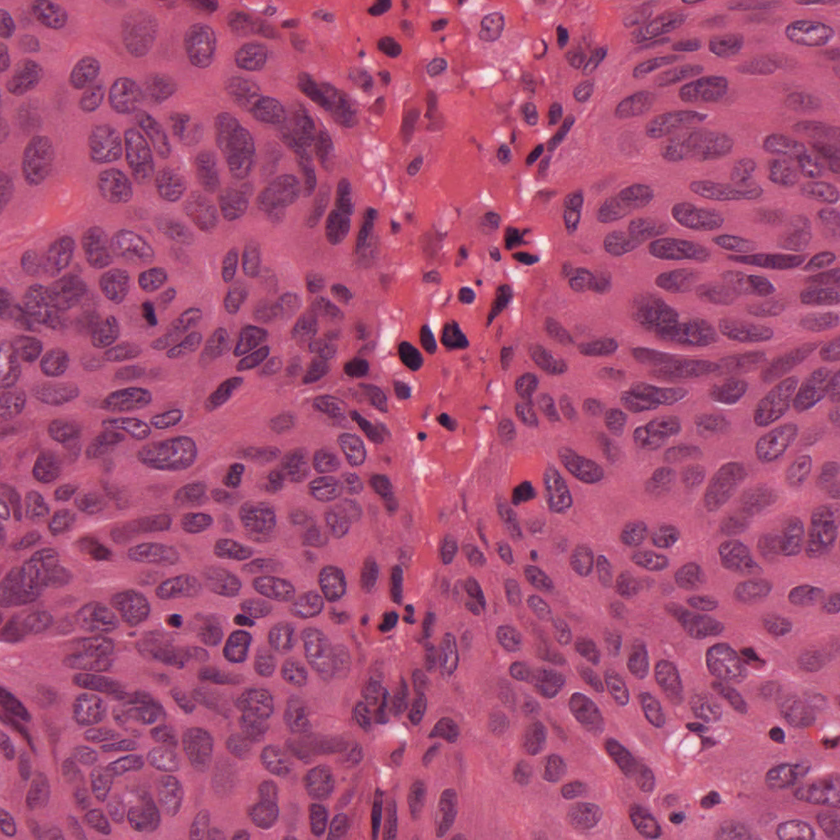
#> input picture assignment-2-gh0stadian-main/Data Povid 2 cviko/Histology nuclei/TCGA-18-5592-01Z-00-DX1.tif, 840 x 840 px, shrunk from 1000 x 1000 before the run
$ python -i localizator_utils.py   (imports and definitions only)
#> lines starting #> are read from the running program, lines starting #| are printed output that depends on the picture
import cv2
import numpy as np

# For Harris corner detector we opted to use a block size of 2 (blockSize=2), which means the size of the pixels
# to look at corner detection and a ksize of 3 (ksize=3) to use a 3x3 kernel for the Sobel operator.
# We also used a k=0.04 to detect as most corners as possible
def get_haris_kp_img(rgb_image):
    image = rgb_image.copy()
    gray_image = cv2.cvtColor(image, cv2.COLOR_RGB2GRAY)
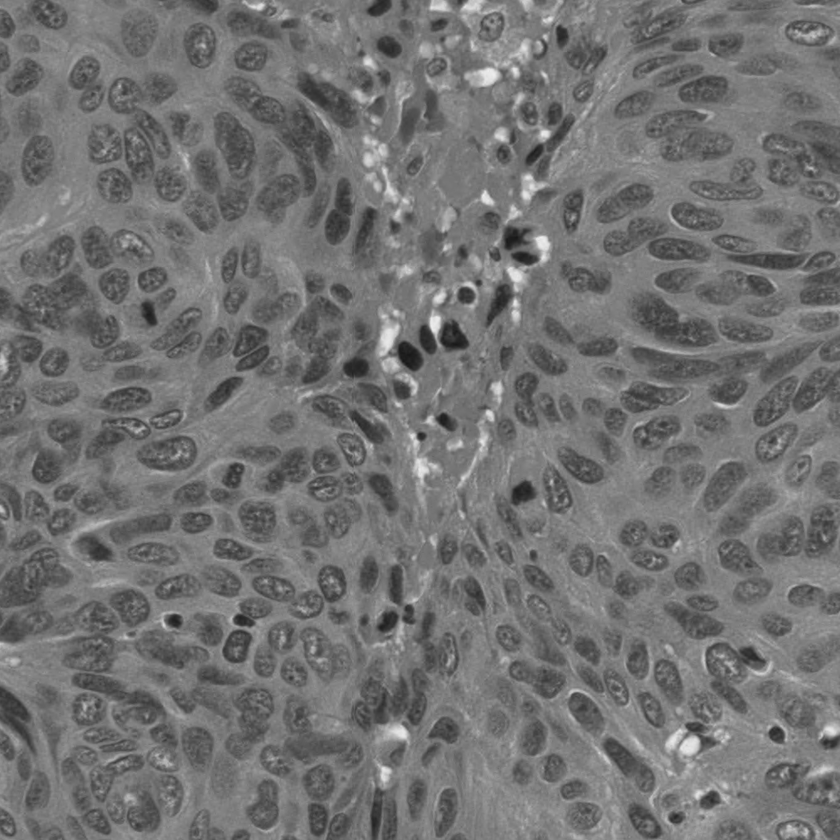
#> gray_image: shape (840, 840); min 24, max 237, mean 114.1
    gray_image = np.float32(gray_image)

    dst = cv2.cornerHarris(gray_image, blockSize=2, ksize=3, k=0.04)

    # dilate to mark the corners
    dst = cv2.dilate(dst, None)
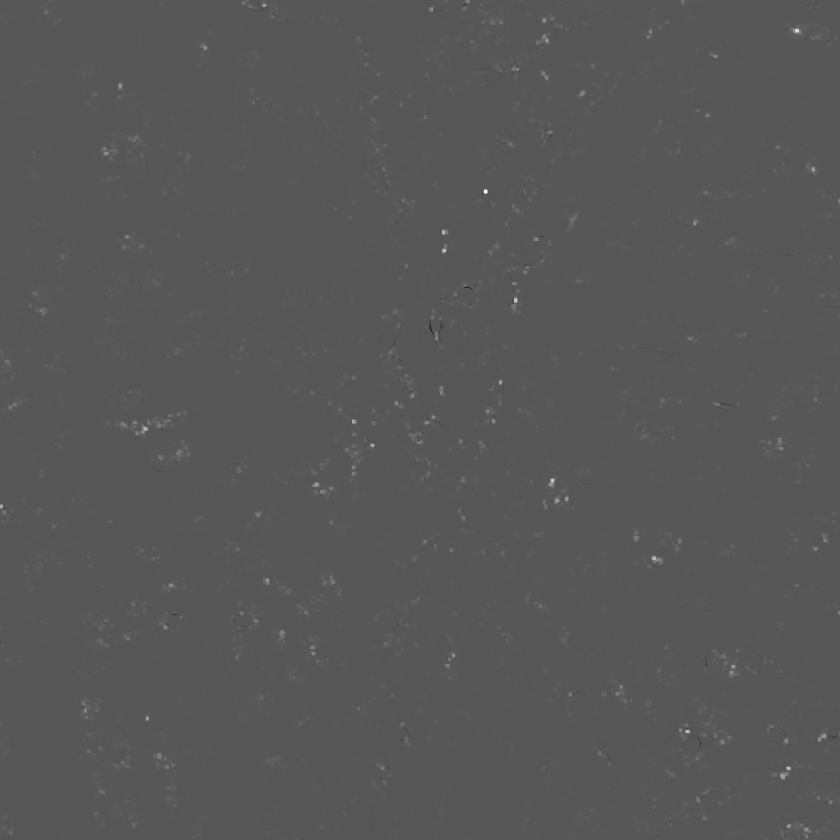
#> dst: shape (840, 840) float32; min -654733.9, max 1273008.2, mean 5445.9; drawn with min black and max white
    image[dst > 0.01 * dst.max()] = [0, 255, 0]
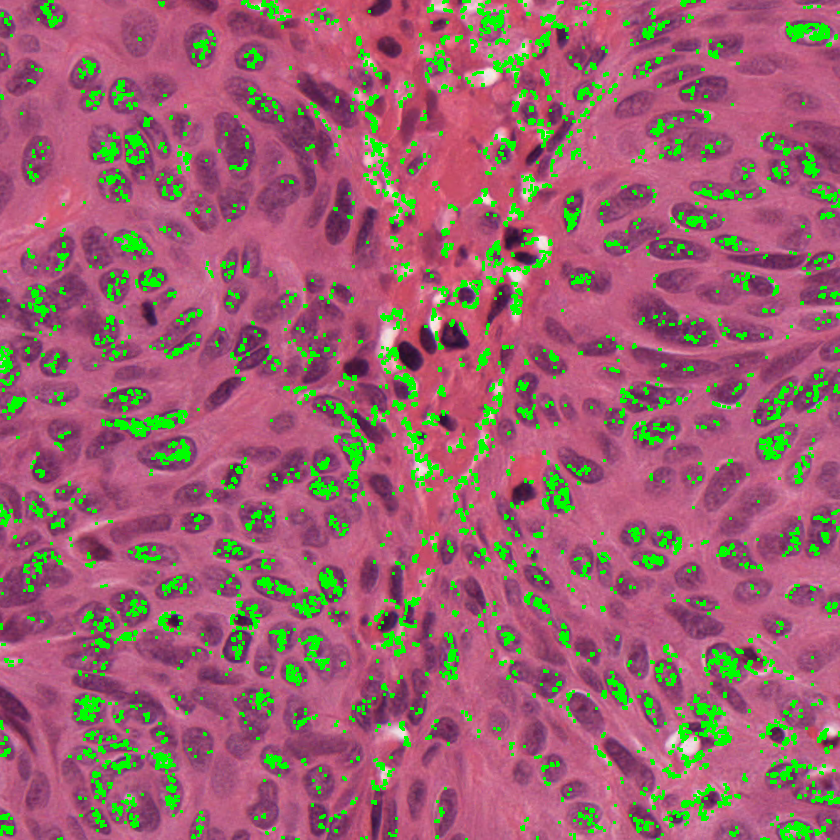
#> image: shape (840, 840, 3); mean R, G, B 155.9, 97.9, 111.6

    kp = np.uint8(np.argwhere(dst > 0.01 * dst.max()))
#> kp = 60997 pairs, first value 0 to 255, second value 0 to 255
    return [cv2.KeyPoint(coord[1], coord[0], 1) for coord in kp], image

# [59 lines left out: functions get_sift_kp_img, get_fast_kp_img, get_orb_kp_img, compute_sift_des, compute_orb_des, knn_matcher and 1 more, not called in this run]

>>> import cv2
>>> picture = cv2.cvtColor(cv2.imread('Data Povid 2 cviko/Histology nuclei/TCGA-18-5592-01Z-00-DX1.tif'), cv2.COLOR_BGR2RGB)
>>> result = get_haris_kp_img(picture)

$ run again, on assignment-2-gh0stadian-main/Data Povid 2 cviko/Histology nuclei/TCGA-21-5784-01Z-00-DX1.tif
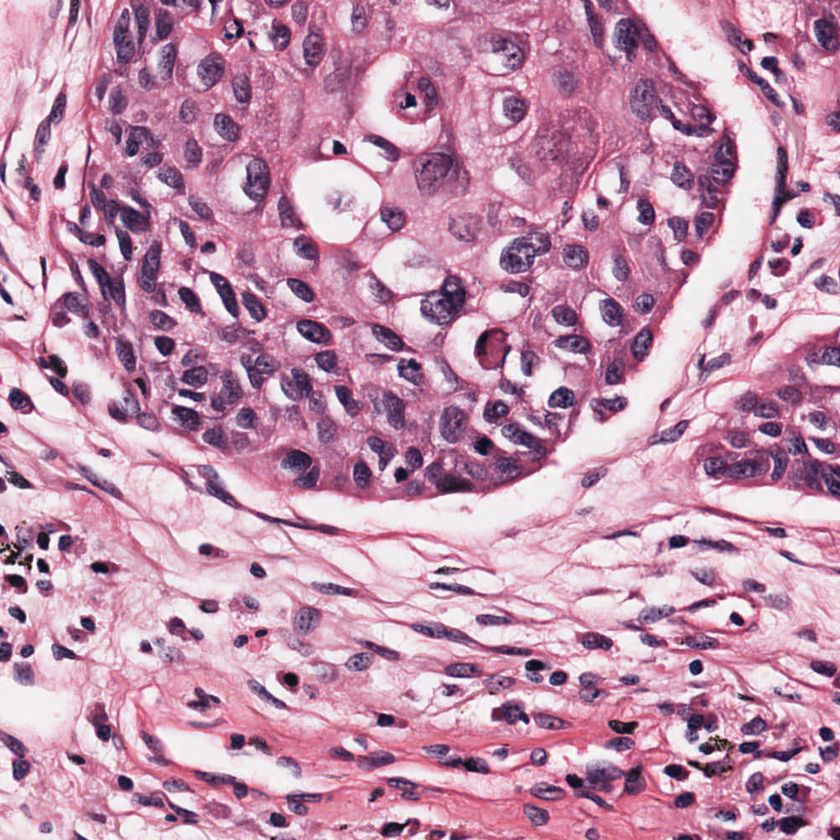
#> input picture assignment-2-gh0stadian-main/Data Povid 2 cviko/Histology nuclei/TCGA-21-5784-01Z-00-DX1.tif, 840 x 840 px, shrunk from 1000 x 1000 before the run
#> in get_haris_kp_img, `dst = cv2.dilate(dst, None)`:
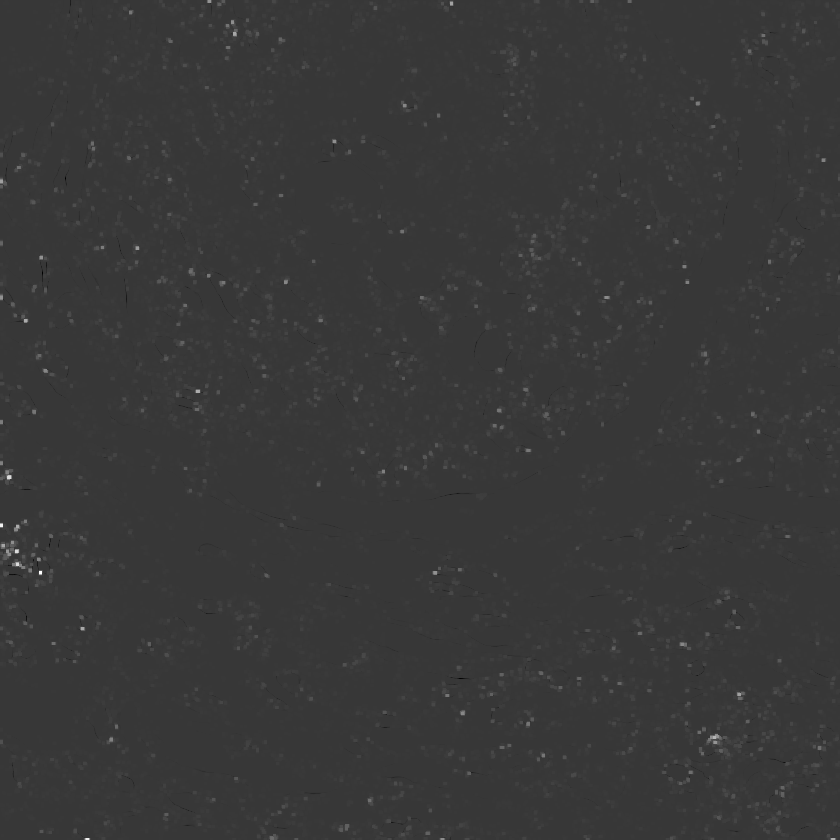
#> dst: shape (840, 840) float32; min -4932881.5, max 17665376, mean 104034.3; drawn with min black and max white
#> in get_haris_kp_img, `image[dst > 0.01 * dst.max()] = [0, 255, 0]`:
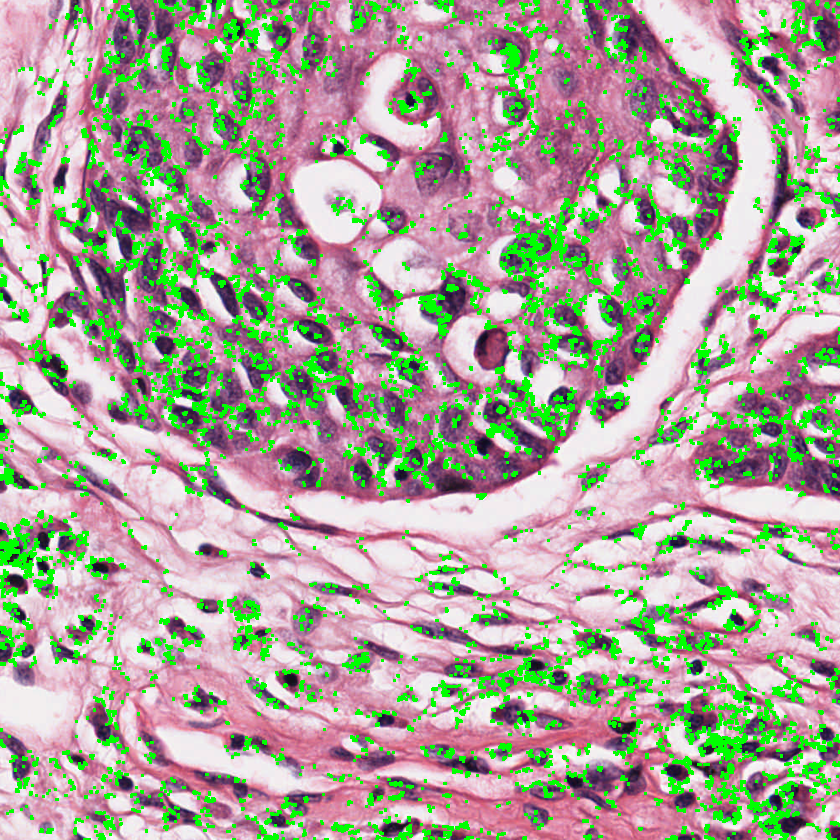
#> image: shape (840, 840, 3); mean R, G, B 169.5, 163, 151.7
#> kp = 94144 pairs, first value 0 to 255, second value 0 to 255

$ run again, on assignment-2-gh0stadian-main/Data Povid 2 cviko/Histology nuclei/TCGA-21-5786-01Z-00-DX1.tif
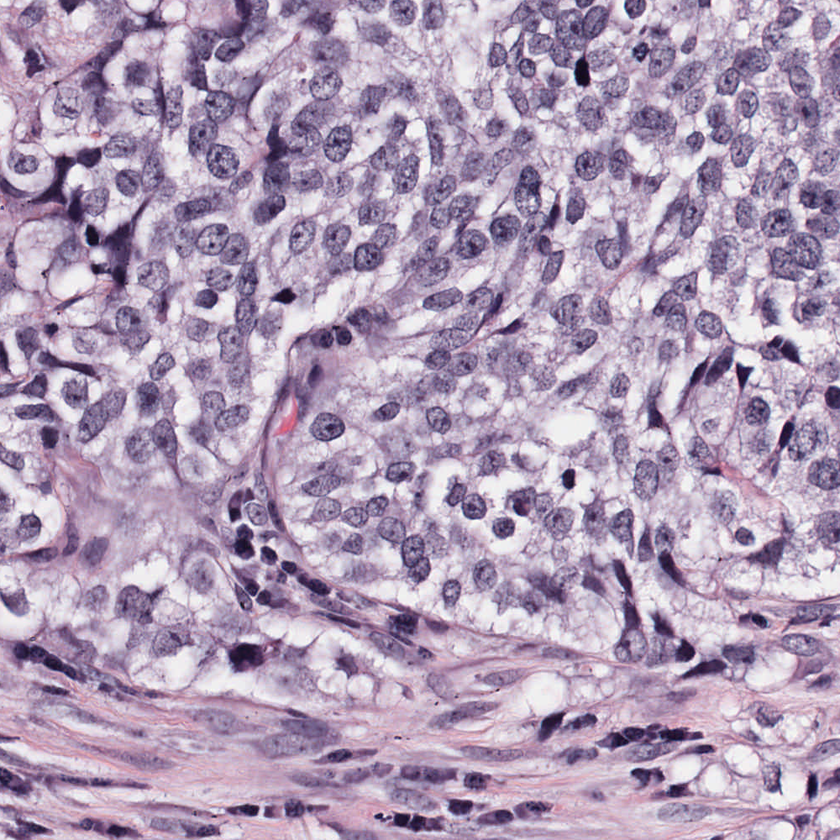
#> input picture assignment-2-gh0stadian-main/Data Povid 2 cviko/Histology nuclei/TCGA-21-5786-01Z-00-DX1.tif, 840 x 840 px, shrunk from 1000 x 1000 before the run
#> in get_haris_kp_img, `dst = cv2.dilate(dst, None)`:
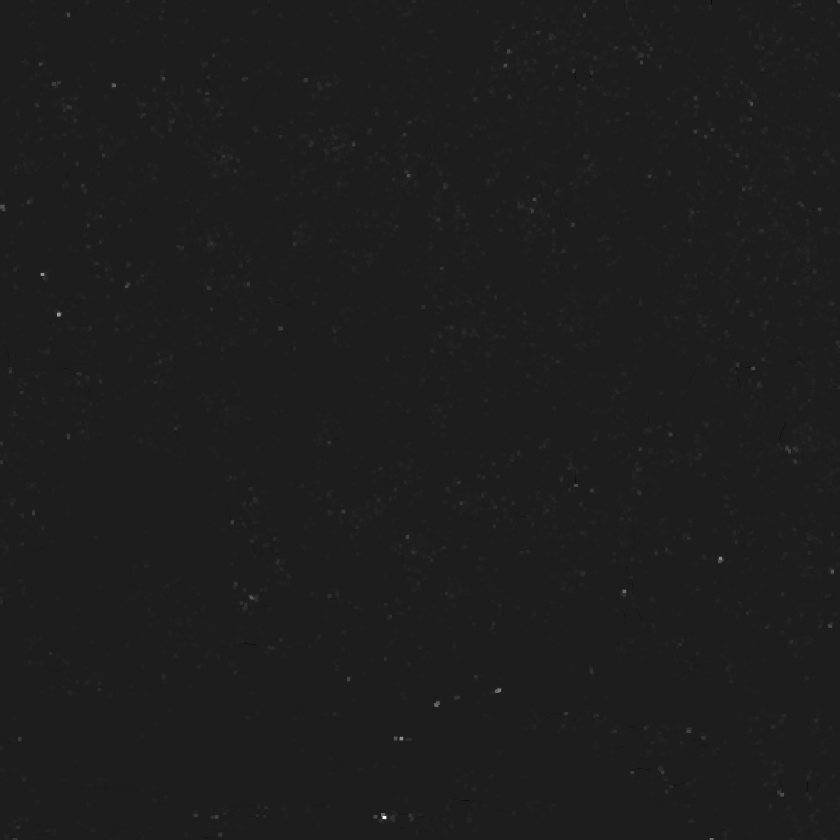
#> dst: shape (840, 840) float32; min -4368619.5, max 33631704, mean 101723.4; drawn with min black and max white
#> in get_haris_kp_img, `image[dst > 0.01 * dst.max()] = [0, 255, 0]`:
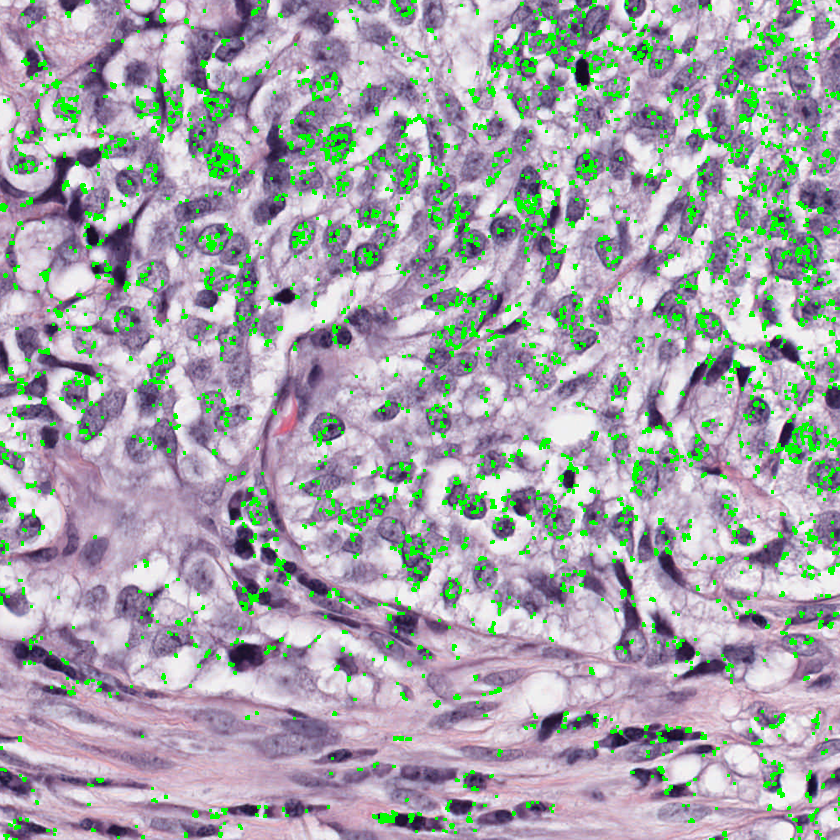
#> image: shape (840, 840, 3); mean R, G, B 164.6, 164.8, 170.8
#> kp = 49458 pairs, first value 0 to 255, second value 0 to 255

$ run again, on assignment-2-gh0stadian-main/Data Povid 2 cviko/Histology nuclei/TCGA-38-6178-01Z-00-DX1.tif
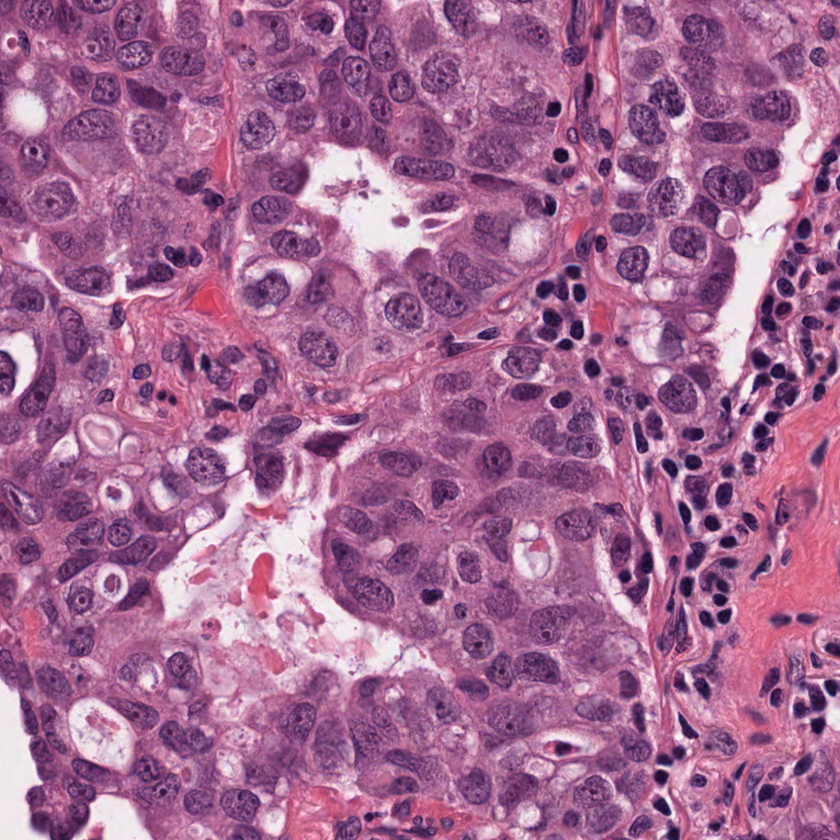
#> input picture assignment-2-gh0stadian-main/Data Povid 2 cviko/Histology nuclei/TCGA-38-6178-01Z-00-DX1.tif, 840 x 840 px, shrunk from 1000 x 1000 before the run
#> in get_haris_kp_img, `dst = cv2.dilate(dst, None)`:
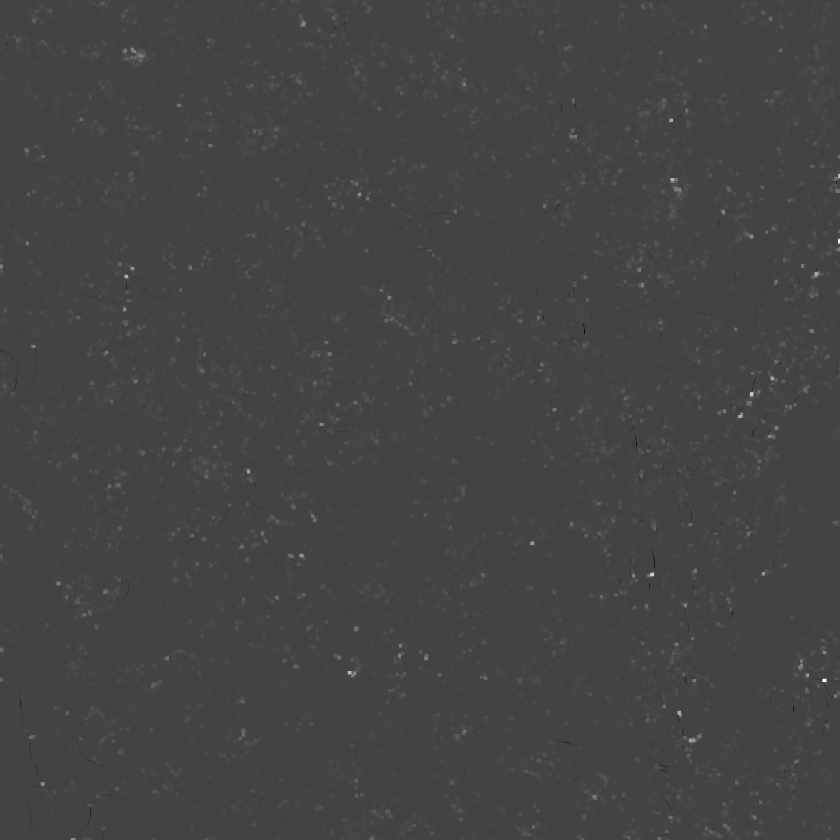
#> dst: shape (840, 840) float32; min -3275781.2, max 9183890, mean 68737.1; drawn with min black and max white
#> in get_haris_kp_img, `image[dst > 0.01 * dst.max()] = [0, 255, 0]`:
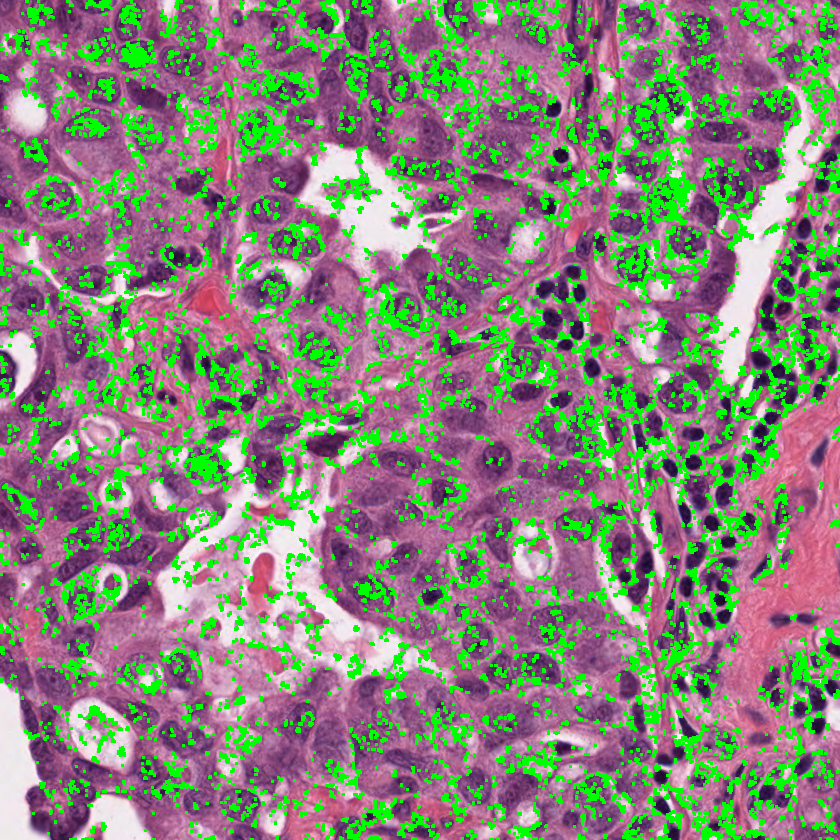
#> image: shape (840, 840, 3); mean R, G, B 133.8, 132.2, 119.9
#> kp = 129126 pairs, first value 0 to 255, second value 0 to 255
